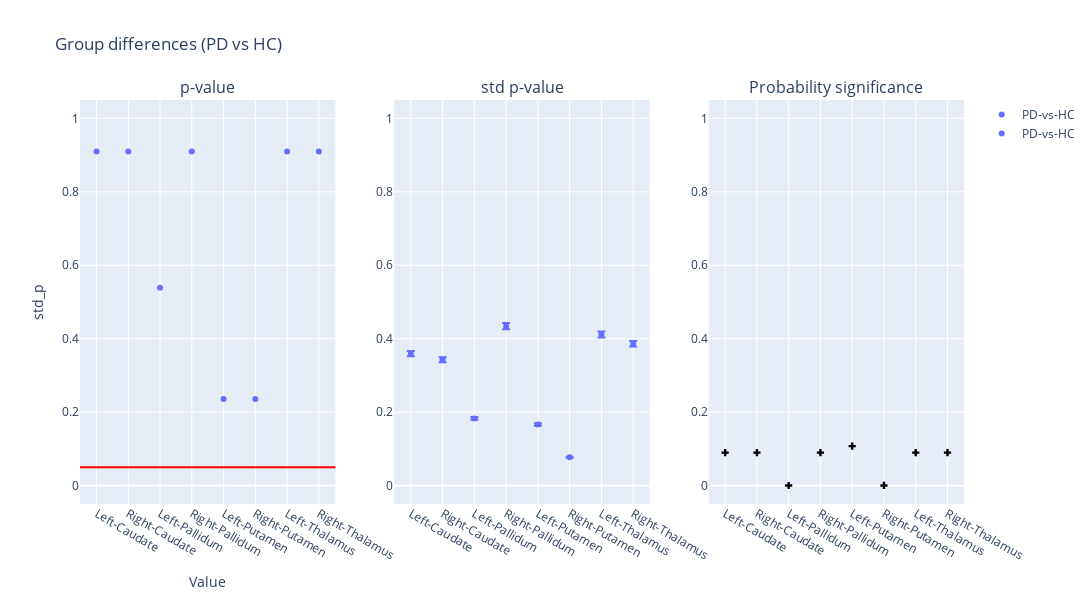

Here is the notebook cell this chart was saved with:
### Code cell
plot_dumbbell(df_t5, "PD vs HC")

### Figure 1 — Plotly figure (JSON) as saved in the notebook; plotly's stock layout.template omitted (floating-point values rounded to 4 significant figures)
{"data": [{"hovertemplate": "group=PD-vs-HC<br>region=%{x}<br>p_value=%{y}<extra></extra>", "legendgroup": "PD-vs-HC", "marker": {"color": "#636efa", "symbol": "circle"}, "mode": "markers", "name": "PD-vs-HC", "orientation": "v", "showlegend": true, "type": "scatter", "x": ["Left-Caudate", "Right-Caudate", "Left-Pallidum", "Right-Pallidum", "Left-Putamen", "Right-Putamen", "Left-Thalamus", "Right-Thalamus"], "xaxis": "x", "y": [0.91, 0.91, 0.539, 0.91, 0.236, 0.236, 0.91, 0.91], "yaxis": "y"}, {"error_y": {"array": [0.007002, 0.006677, 0.003564, 0.008457, 0.00324, 0.001504, 0.008021, 0.007523], "arrayminus": [0.007143, 0.006812, 0.003636, 0.008629, 0.003305, 0.001534, 0.008183, 0.007675]}, "hovertemplate": "group=PD-vs-HC<br>region=%{x}<br>std_p=%{y}<extra></extra>", "legendgroup": "PD-vs-HC", "marker": {"color": "#636efa", "symbol": "circle"}, "mode": "markers", "name": "PD-vs-HC", "orientation": "v", "showlegend": true, "type": "scatter", "x": ["Left-Caudate", "Right-Caudate", "Left-Pallidum", "Right-Pallidum", "Left-Putamen", "Right-Putamen", "Left-Thalamus", "Right-Thalamus"], "xaxis": "x2", "y": [0.3595, 0.3428, 0.183, 0.4343, 0.1663, 0.0772, 0.4118, 0.3863], "yaxis": "y2"}, {"marker": {"color": "black", "symbol": "cross"}, "mode": "markers", "name": "Flip probability", "showlegend": false, "type": "scatter", "x": ["Left-Caudate", "Right-Caudate", "Left-Pallidum", "Right-Pallidum", "Left-Putamen", "Right-Putamen", "Left-Thalamus", "Right-Thalamus"], "xaxis": "x3", "y": [0.09, 0.09, 0.0003427, 0.09, 0.1075, 0.0004644, 0.09, 0.09], "yaxis": "y3"}], "layout": {"annotations": [{"font": {"size": 16}, "showarrow": false, "text": "p-value", "x": 0.1444, "xanchor": "center", "xref": "paper", "y": 1, "yanchor": "bottom", "yref": "paper"}, {"font": {"size": 16}, "showarrow": false, "text": "std p-value", "x": 0.5, "xanchor": "center", "xref": "paper", "y": 1, "yanchor": "bottom", "yref": "paper"}, {"font": {"size": 16}, "showarrow": false, "text": "Probability significance", "x": 0.8556, "xanchor": "center", "xref": "paper", "y": 1, "yanchor": "bottom", "yref": "paper"}], "height": 600, "hovermode": "closest", "shapes": [{"line": {"color": "red", "width": 2}, "type": "line", "x0": 0, "x1": 1, "xref": "x domain", "y0": 0.05, "y1": 0.05, "yref": "y"}], "title": {"text": "Group differences (PD vs HC)"}, "width": 1400, "xaxis": {"anchor": "y", "domain": [0, 0.2889], "title": {"text": "Value"}}, "xaxis2": {"anchor": "y2", "domain": [0.3556, 0.6444]}, "xaxis3": {"anchor": "y3", "domain": [0.7111, 1]}, "yaxis": {"anchor": "x", "domain": [0, 1], "range": [-0.05, 1.05], "title": {"text": "std_p"}}, "yaxis2": {"anchor": "x2", "domain": [0, 1], "range": [-0.05, 1.05]}, "yaxis3": {"anchor": "x3", "domain": [0, 1], "range": [-0.05, 1.05]}}}
